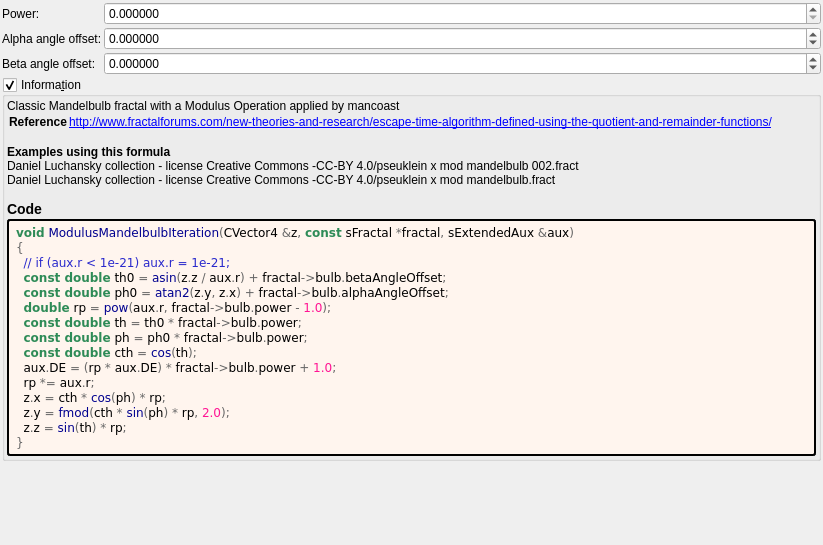
<?xml version="1.0" encoding="UTF-8"?>
<ui version="4.0">
 <class>modulus_mandelbulb</class>
 <widget class="QWidget" name="Form">
  <property name="geometry">
   <rect>
    <x>0</x>
    <y>0</y>
    <width>823</width>
    <height>545</height>
   </rect>
  </property>
  <property name="windowTitle">
   <string notr="true">modulus_mandelbulb</string>
  </property>
  <layout class="QVBoxLayout" name="verticalLayout">
   <property name="spacing">
    <number>2</number>
   </property>
   <property name="leftMargin">
    <number>2</number>
   </property>
   <property name="topMargin">
    <number>2</number>
   </property>
   <property name="rightMargin">
    <number>2</number>
   </property>
   <property name="bottomMargin">
    <number>2</number>
   </property>
   <item>
    <layout class="QGridLayout" name="gridLayout" columnstretch="0,1">
     <property name="spacing">
      <number>2</number>
     </property>
     <item row="1" column="1">
      <widget class="MyDoubleSpinBox" name="spinboxd_alpha_angle_offset">
       <property name="sizePolicy">
        <sizepolicy hsizetype="Minimum" vsizetype="Maximum">
         <horstretch>0</horstretch>
         <verstretch>0</verstretch>
        </sizepolicy>
       </property>
       <property name="prefix">
        <string/>
       </property>
       <property name="suffix">
        <string/>
       </property>
       <property name="decimals">
        <number>6</number>
       </property>
       <property name="minimum">
        <double>-36000.000000000000000</double>
       </property>
       <property name="maximum">
        <double>36000.000000000000000</double>
       </property>
       <property name="singleStep">
        <double>0.100000000000000</double>
       </property>
      </widget>
     </item>
     <item row="2" column="1">
      <widget class="MyDoubleSpinBox" name="spinboxd_beta_angle_offset">
       <property name="sizePolicy">
        <sizepolicy hsizetype="Minimum" vsizetype="Maximum">
         <horstretch>0</horstretch>
         <verstretch>0</verstretch>
        </sizepolicy>
       </property>
       <property name="prefix">
        <string/>
       </property>
       <property name="suffix">
        <string/>
       </property>
       <property name="decimals">
        <number>6</number>
       </property>
       <property name="minimum">
        <double>-36000.000000000000000</double>
       </property>
       <property name="maximum">
        <double>36000.000000000000000</double>
       </property>
       <property name="singleStep">
        <double>0.100000000000000</double>
       </property>
      </widget>
     </item>
     <item row="0" column="1">
      <widget class="MyDoubleSpinBox" name="spinbox_power">
       <property name="sizePolicy">
        <sizepolicy hsizetype="Minimum" vsizetype="Maximum">
         <horstretch>0</horstretch>
         <verstretch>0</verstretch>
        </sizepolicy>
       </property>
       <property name="prefix">
        <string/>
       </property>
       <property name="suffix">
        <string/>
       </property>
       <property name="decimals">
        <number>6</number>
       </property>
       <property name="minimum">
        <double>0.000000000000000</double>
       </property>
       <property name="maximum">
        <double>99.989999999999995</double>
       </property>
       <property name="singleStep">
        <double>0.100000000000000</double>
       </property>
      </widget>
     </item>
     <item row="2" column="0">
      <widget class="QLabel" name="label_9">
       <property name="text">
        <string>Beta angle offset:</string>
       </property>
      </widget>
     </item>
     <item row="1" column="0">
      <widget class="QLabel" name="label_8">
       <property name="text">
        <string>Alpha angle offset:</string>
       </property>
      </widget>
     </item>
     <item row="0" column="0">
      <widget class="QLabel" name="label_7">
       <property name="text">
        <string>Power:</string>
       </property>
      </widget>
     </item>
    </layout>
   </item>
   <item>
    <widget class="MyGroupBox" name="groupCheck_info">
     <property name="title">
      <string>Informa&amp;tion</string>
     </property>
     <property name="flat">
      <bool>false</bool>
     </property>
     <property name="checkable">
      <bool>true</bool>
     </property>
     <layout class="QVBoxLayout" name="verticalLayout_2">
      <property name="spacing">
       <number>2</number>
      </property>
      <property name="leftMargin">
       <number>2</number>
      </property>
      <property name="topMargin">
       <number>2</number>
      </property>
      <property name="rightMargin">
       <number>2</number>
      </property>
      <property name="bottomMargin">
       <number>2</number>
      </property>
      <item>
       <widget class="QLabel" name="label_information_general">
        <property name="text">
         <string notr="true">&lt;p&gt;Classic Mandelbulb fractal with a Modulus Operation applied by mancoast&lt;/p&gt;&lt;table&gt;
&lt;tr&gt;&lt;th&gt;Reference&lt;/th&gt;&lt;td&gt;&lt;a href=&quot;http://www.fractalforums.com/new-theories-and-research/escape-time-algorithm-defined-using-the-quotient-and-remainder-functions/&quot;&gt;http://www.fractalforums.com/new-theories-and-research/escape-time-algorithm-defined-using-the-quotient-and-remainder-functions/&lt;br&gt;
&lt;/td&gt;&lt;/tr&gt;
&lt;/table&gt;
&lt;br&gt;&lt;b&gt;Examples using this formula&lt;/b&gt;&lt;br&gt;Daniel Luchansky collection - license Creative Commons -CC-BY 4.0/pseuklein x mod mandelbulb 002.fract&lt;br&gt;Daniel Luchansky collection - license Creative Commons -CC-BY 4.0/pseuklein x mod mandelbulb.fract&lt;h3&gt;Code&lt;/h3&gt;</string>
        </property>
        <property name="wordWrap">
         <bool>true</bool>
        </property>
        <property name="openExternalLinks">
         <bool>true</bool>
        </property>
        <property name="textInteractionFlags">
         <set>Qt::LinksAccessibleByMouse|Qt::TextSelectableByMouse</set>
        </property>
       </widget>
      </item>
      <item>
       <widget class="QLabel" name="label_code_content">
        <property name="styleSheet">
         <string notr="true">border-style: outset; border-width: 2px; border-radius: 3px; border-color: black; background-color: #fff5ee; padding: 4px;</string>
        </property>
        <property name="text">
         <string notr="true">&lt;body style=&quot;background-color:#fff5ee&quot;&gt;
&lt;pre style=&quot;color:#000000; background-color:#fff5ee;  font-family:'Courier New',monospace;&quot;&gt;&lt;span style=&quot;color:#2e8b57; font-weight:bold&quot;&gt;void&lt;/span&gt; &lt;span style=&quot;color:#00008f&quot;&gt;ModulusMandelbulbIteration&lt;/span&gt;&lt;span style=&quot;color:#676767&quot;&gt;(&lt;/span&gt;CVector4 &lt;span style=&quot;color:#676767&quot;&gt;&amp;amp;&lt;/span&gt;z&lt;span style=&quot;color:#676767&quot;&gt;,&lt;/span&gt; &lt;span style=&quot;color:#2e8b57; font-weight:bold&quot;&gt;const&lt;/span&gt; sFractal &lt;span style=&quot;color:#676767&quot;&gt;*&lt;/span&gt;fractal&lt;span style=&quot;color:#676767&quot;&gt;,&lt;/span&gt; sExtendedAux &lt;span style=&quot;color:#676767&quot;&gt;&amp;amp;&lt;/span&gt;aux&lt;span style=&quot;color:#676767&quot;&gt;)&lt;/span&gt;
&lt;span style=&quot;color:#676767&quot;&gt;{&lt;/span&gt;
  &lt;span style=&quot;color:#2929cc&quot;&gt;// if (aux.r &amp;lt; 1e-21) aux.r = 1e-21;&lt;/span&gt;
  &lt;span style=&quot;color:#2e8b57; font-weight:bold&quot;&gt;const double&lt;/span&gt; th0 &lt;span style=&quot;color:#676767&quot;&gt;=&lt;/span&gt; &lt;span style=&quot;color:#00008f&quot;&gt;asin&lt;/span&gt;&lt;span style=&quot;color:#676767&quot;&gt;(&lt;/span&gt;z&lt;span style=&quot;color:#676767&quot;&gt;.&lt;/span&gt;z &lt;span style=&quot;color:#676767&quot;&gt;/&lt;/span&gt; aux&lt;span style=&quot;color:#676767&quot;&gt;.&lt;/span&gt;r&lt;span style=&quot;color:#676767&quot;&gt;) +&lt;/span&gt; fractal&lt;span style=&quot;color:#676767&quot;&gt;-&amp;gt;&lt;/span&gt;bulb&lt;span style=&quot;color:#676767&quot;&gt;.&lt;/span&gt;betaAngleOffset&lt;span style=&quot;color:#676767&quot;&gt;;&lt;/span&gt;
  &lt;span style=&quot;color:#2e8b57; font-weight:bold&quot;&gt;const double&lt;/span&gt; ph0 &lt;span style=&quot;color:#676767&quot;&gt;=&lt;/span&gt; &lt;span style=&quot;color:#00008f&quot;&gt;atan2&lt;/span&gt;&lt;span style=&quot;color:#676767&quot;&gt;(&lt;/span&gt;z&lt;span style=&quot;color:#676767&quot;&gt;.&lt;/span&gt;y&lt;span style=&quot;color:#676767&quot;&gt;,&lt;/span&gt; z&lt;span style=&quot;color:#676767&quot;&gt;.&lt;/span&gt;x&lt;span style=&quot;color:#676767&quot;&gt;) +&lt;/span&gt; fractal&lt;span style=&quot;color:#676767&quot;&gt;-&amp;gt;&lt;/span&gt;bulb&lt;span style=&quot;color:#676767&quot;&gt;.&lt;/span&gt;alphaAngleOffset&lt;span style=&quot;color:#676767&quot;&gt;;&lt;/span&gt;
  &lt;span style=&quot;color:#2e8b57; font-weight:bold&quot;&gt;double&lt;/span&gt; rp &lt;span style=&quot;color:#676767&quot;&gt;=&lt;/span&gt; &lt;span style=&quot;color:#00008f&quot;&gt;pow&lt;/span&gt;&lt;span style=&quot;color:#676767&quot;&gt;(&lt;/span&gt;aux&lt;span style=&quot;color:#676767&quot;&gt;.&lt;/span&gt;r&lt;span style=&quot;color:#676767&quot;&gt;,&lt;/span&gt; fractal&lt;span style=&quot;color:#676767&quot;&gt;-&amp;gt;&lt;/span&gt;bulb&lt;span style=&quot;color:#676767&quot;&gt;.&lt;/span&gt;power &lt;span style=&quot;color:#676767&quot;&gt;-&lt;/span&gt; &lt;span style=&quot;color:#ff1493&quot;&gt;1.0&lt;/span&gt;&lt;span style=&quot;color:#676767&quot;&gt;);&lt;/span&gt;
  &lt;span style=&quot;color:#2e8b57; font-weight:bold&quot;&gt;const double&lt;/span&gt; th &lt;span style=&quot;color:#676767&quot;&gt;=&lt;/span&gt; th0 &lt;span style=&quot;color:#676767&quot;&gt;*&lt;/span&gt; fractal&lt;span style=&quot;color:#676767&quot;&gt;-&amp;gt;&lt;/span&gt;bulb&lt;span style=&quot;color:#676767&quot;&gt;.&lt;/span&gt;power&lt;span style=&quot;color:#676767&quot;&gt;;&lt;/span&gt;
  &lt;span style=&quot;color:#2e8b57; font-weight:bold&quot;&gt;const double&lt;/span&gt; ph &lt;span style=&quot;color:#676767&quot;&gt;=&lt;/span&gt; ph0 &lt;span style=&quot;color:#676767&quot;&gt;*&lt;/span&gt; fractal&lt;span style=&quot;color:#676767&quot;&gt;-&amp;gt;&lt;/span&gt;bulb&lt;span style=&quot;color:#676767&quot;&gt;.&lt;/span&gt;power&lt;span style=&quot;color:#676767&quot;&gt;;&lt;/span&gt;
  &lt;span style=&quot;color:#2e8b57; font-weight:bold&quot;&gt;const double&lt;/span&gt; cth &lt;span style=&quot;color:#676767&quot;&gt;=&lt;/span&gt; &lt;span style=&quot;color:#00008f&quot;&gt;cos&lt;/span&gt;&lt;span style=&quot;color:#676767&quot;&gt;(&lt;/span&gt;th&lt;span style=&quot;color:#676767&quot;&gt;);&lt;/span&gt;
  aux&lt;span style=&quot;color:#676767&quot;&gt;.&lt;/span&gt;DE &lt;span style=&quot;color:#676767&quot;&gt;= (&lt;/span&gt;rp &lt;span style=&quot;color:#676767&quot;&gt;*&lt;/span&gt; aux&lt;span style=&quot;color:#676767&quot;&gt;.&lt;/span&gt;DE&lt;span style=&quot;color:#676767&quot;&gt;) *&lt;/span&gt; fractal&lt;span style=&quot;color:#676767&quot;&gt;-&amp;gt;&lt;/span&gt;bulb&lt;span style=&quot;color:#676767&quot;&gt;.&lt;/span&gt;power &lt;span style=&quot;color:#676767&quot;&gt;+&lt;/span&gt; &lt;span style=&quot;color:#ff1493&quot;&gt;1.0&lt;/span&gt;&lt;span style=&quot;color:#676767&quot;&gt;;&lt;/span&gt;
  rp &lt;span style=&quot;color:#676767&quot;&gt;*=&lt;/span&gt; aux&lt;span style=&quot;color:#676767&quot;&gt;.&lt;/span&gt;r&lt;span style=&quot;color:#676767&quot;&gt;;&lt;/span&gt;
  z&lt;span style=&quot;color:#676767&quot;&gt;.&lt;/span&gt;x &lt;span style=&quot;color:#676767&quot;&gt;=&lt;/span&gt; cth &lt;span style=&quot;color:#676767&quot;&gt;*&lt;/span&gt; &lt;span style=&quot;color:#00008f&quot;&gt;cos&lt;/span&gt;&lt;span style=&quot;color:#676767&quot;&gt;(&lt;/span&gt;ph&lt;span style=&quot;color:#676767&quot;&gt;) *&lt;/span&gt; rp&lt;span style=&quot;color:#676767&quot;&gt;;&lt;/span&gt;
  z&lt;span style=&quot;color:#676767&quot;&gt;.&lt;/span&gt;y &lt;span style=&quot;color:#676767&quot;&gt;=&lt;/span&gt; &lt;span style=&quot;color:#00008f&quot;&gt;fmod&lt;/span&gt;&lt;span style=&quot;color:#676767&quot;&gt;(&lt;/span&gt;cth &lt;span style=&quot;color:#676767&quot;&gt;*&lt;/span&gt; &lt;span style=&quot;color:#00008f&quot;&gt;sin&lt;/span&gt;&lt;span style=&quot;color:#676767&quot;&gt;(&lt;/span&gt;ph&lt;span style=&quot;color:#676767&quot;&gt;) *&lt;/span&gt; rp&lt;span style=&quot;color:#676767&quot;&gt;,&lt;/span&gt; &lt;span style=&quot;color:#ff1493&quot;&gt;2.0&lt;/span&gt;&lt;span style=&quot;color:#676767&quot;&gt;);&lt;/span&gt;
  z&lt;span style=&quot;color:#676767&quot;&gt;.&lt;/span&gt;z &lt;span style=&quot;color:#676767&quot;&gt;=&lt;/span&gt; &lt;span style=&quot;color:#00008f&quot;&gt;sin&lt;/span&gt;&lt;span style=&quot;color:#676767&quot;&gt;(&lt;/span&gt;th&lt;span style=&quot;color:#676767&quot;&gt;) *&lt;/span&gt; rp&lt;span style=&quot;color:#676767&quot;&gt;;&lt;/span&gt;
&lt;span style=&quot;color:#676767&quot;&gt;}&lt;/span&gt;
&lt;/pre&gt;
&lt;/body&gt;</string>
        </property>
        <property name="wordWrap">
         <bool>true</bool>
        </property>
        <property name="openExternalLinks">
         <bool>true</bool>
        </property>
        <property name="textInteractionFlags">
         <set>Qt::LinksAccessibleByMouse|Qt::TextSelectableByMouse</set>
        </property>
       </widget>
      </item>
     </layout>
    </widget>
   </item>
   <item>
    <spacer name="verticalSpacer">
     <property name="orientation">
      <enum>Qt::Vertical</enum>
     </property>
     <property name="sizeHint" stdset="0">
      <size>
       <width>20</width>
       <height>40</height>
      </size>
     </property>
    </spacer>
   </item>
  </layout>
 </widget>
 <customwidgets>
  <customwidget>
   <class>MyGroupBox</class>
   <extends>QGroupBox</extends>
   <header>my_group_box.h</header>
   <container>1</container>
  </customwidget>
  <customwidget>
   <class>MyDoubleSpinBox</class>
   <extends>QDoubleSpinBox</extends>
   <header>my_double_spin_box.h</header>
  </customwidget>
 </customwidgets>
 <tabstops>
  <tabstop>spinbox_power</tabstop>
  <tabstop>spinboxd_alpha_angle_offset</tabstop>
  <tabstop>spinboxd_beta_angle_offset</tabstop>
 </tabstops>
 <resources/>
 <connections/>
</ui>
